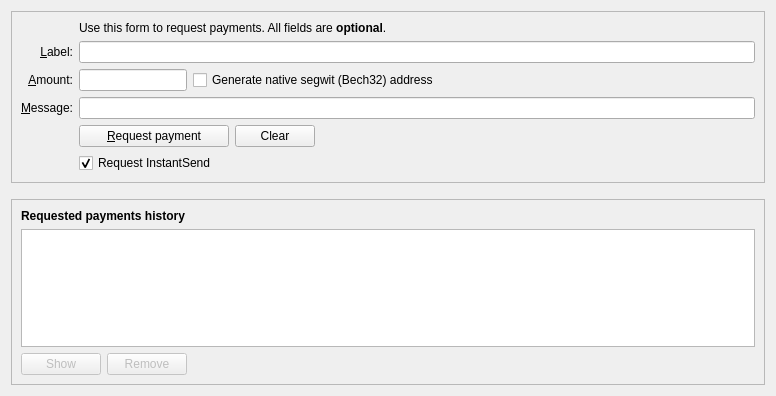
<?xml version="1.0" encoding="UTF-8"?>
<ui version="4.0">
 <class>ReceiveCoinsDialog</class>
 <widget class="QWidget" name="ReceiveCoinsDialog">
  <property name="geometry">
   <rect>
    <x>0</x>
    <y>0</y>
    <width>776</width>
    <height>396</height>
   </rect>
  </property>
  <layout class="QVBoxLayout" name="verticalLayout" stretch="0,0,1">
   <item>
    <widget class="QFrame" name="frame2">
     <property name="sizePolicy">
      <sizepolicy hsizetype="Preferred" vsizetype="Expanding">
       <horstretch>0</horstretch>
       <verstretch>0</verstretch>
      </sizepolicy>
     </property>
     <property name="frameShape">
      <enum>QFrame::StyledPanel</enum>
     </property>
     <property name="frameShadow">
      <enum>QFrame::Sunken</enum>
     </property>
     <layout class="QVBoxLayout" name="verticalLayout_3">
      <item>
       <layout class="QGridLayout" name="gridLayout">
        <item row="5" column="0">
         <widget class="QLabel" name="label">
          <property name="toolTip">
           <string>An optional amount to request. Leave this empty or zero to not request a specific amount.</string>
          </property>
          <property name="text">
           <string>&amp;Amount:</string>
          </property>
          <property name="alignment">
           <set>Qt::AlignRight|Qt::AlignTrailing|Qt::AlignVCenter</set>
          </property>
          <property name="buddy">
           <cstring>reqAmount</cstring>
          </property>
         </widget>
        </item>
        <item row="6" column="0">
         <widget class="QLabel" name="label_3">
          <property name="toolTip">
           <string>An optional message to attach to the payment request, which will be displayed when the request is opened. Note: The message will not be sent with the payment over the Globaltoken network.</string>
          </property>
          <property name="text">
           <string>&amp;Message:</string>
          </property>
          <property name="alignment">
           <set>Qt::AlignRight|Qt::AlignTrailing|Qt::AlignVCenter</set>
          </property>
          <property name="buddy">
           <cstring>reqMessage</cstring>
          </property>
         </widget>
        </item>
        <item row="4" column="2">
         <widget class="QLineEdit" name="reqLabel">
          <property name="toolTip">
           <string>An optional label to associate with the new receiving address.</string>
          </property>
         </widget>
        </item>
        <item row="2" column="2">
         <widget class="QLabel" name="label_5">
          <property name="text">
           <string>Use this form to request payments. All fields are &lt;b&gt;optional&lt;/b&gt;.</string>
          </property>
         </widget>
        </item>
        <item row="4" column="0">
         <widget class="QLabel" name="label_2">
          <property name="toolTip">
           <string>An optional label to associate with the new receiving address.</string>
          </property>
          <property name="text">
           <string>&amp;Label:</string>
          </property>
          <property name="alignment">
           <set>Qt::AlignRight|Qt::AlignTrailing|Qt::AlignVCenter</set>
          </property>
          <property name="buddy">
           <cstring>reqLabel</cstring>
          </property>
         </widget>
        </item>
        <item row="6" column="2">
         <widget class="QLineEdit" name="reqMessage">
          <property name="toolTip">
           <string>An optional message to attach to the payment request, which will be displayed when the request is opened. Note: The message will not be sent with the payment over the Globaltoken network.</string>
          </property>
         </widget>
        </item>
        <item row="7" column="2">
         <layout class="QHBoxLayout" name="horizontalLayout">
          <item>
           <widget class="QPushButton" name="receiveButton">
            <property name="minimumSize">
             <size>
              <width>150</width>
              <height>0</height>
             </size>
            </property>
            <property name="text">
             <string>&amp;Request payment</string>
            </property>
            <property name="icon">
             <iconset resource="../bitcoin.qrc">
              <normaloff>:/icons/receiving_addresses</normaloff>:/icons/receiving_addresses</iconset>
            </property>
           </widget>
          </item>
          <item>
           <widget class="QPushButton" name="clearButton">
            <property name="sizePolicy">
             <sizepolicy hsizetype="Minimum" vsizetype="Fixed">
              <horstretch>0</horstretch>
              <verstretch>0</verstretch>
             </sizepolicy>
            </property>
            <property name="toolTip">
             <string>Clear all fields of the form.</string>
            </property>
            <property name="text">
             <string>Clear</string>
            </property>
            <property name="icon">
             <iconset resource="../bitcoin.qrc">
              <normaloff>:/icons/remove</normaloff>:/icons/remove</iconset>
            </property>
            <property name="autoDefault">
             <bool>false</bool>
            </property>
           </widget>
          </item>
          <item>
           <spacer name="horizontalSpacer">
            <property name="orientation">
             <enum>Qt::Horizontal</enum>
            </property>
            <property name="sizeHint" stdset="0">
             <size>
              <width>40</width>
              <height>20</height>
             </size>
            </property>
           </spacer>
          </item>
         </layout>
        </item>
        <item row="7" column="0">
         <widget class="QLabel" name="label_7">
          <property name="text">
           <string/>
          </property>
         </widget>
        </item>
        <item row="8" column="2">
         <widget class="QCheckBox" name="checkUseInstantSend">
          <property name="text">
           <string>Request InstantSend</string>
          </property>
          <property name="checked">
           <bool>true</bool>
          </property>
         </widget>
        </item>
        <item row="5" column="2">
         <layout class="QHBoxLayout" name="horizontalLayout_6">
          <item>
           <widget class="BitcoinAmountField" name="reqAmount">
            <property name="sizePolicy">
             <sizepolicy hsizetype="Fixed" vsizetype="Fixed">
              <horstretch>0</horstretch>
              <verstretch>0</verstretch>
             </sizepolicy>
            </property>
            <property name="minimumSize">
             <size>
              <width>80</width>
              <height>0</height>
             </size>
            </property>
            <property name="maximumSize">
             <size>
              <width>1000</width>
              <height>100</height>
             </size>
            </property>
            <property name="toolTip">
             <string>An optional amount to request. Leave this empty or zero to not request a specific amount.</string>
            </property>
           </widget>
          </item>
          <item>
           <widget class="QCheckBox" name="useBech32">
            <property name="sizePolicy">
             <sizepolicy hsizetype="Fixed" vsizetype="Fixed">
              <horstretch>0</horstretch>
              <verstretch>0</verstretch>
             </sizepolicy>
            </property>
            <property name="maximumSize">
             <size>
              <width>1000</width>
              <height>16777215</height>
             </size>
            </property>
            <property name="focusPolicy">
             <enum>Qt::StrongFocus</enum>
            </property>
            <property name="toolTip">
             <string>Native segwit addresses (aka Bech32 or BIP-173) reduce your transaction fees later on and offer better protection against typos, but old wallets don't support them. When unchecked, an address compatible with older wallets will be created instead.</string>
            </property>
            <property name="text">
             <string>Generate native segwit (Bech32) address</string>
            </property>
           </widget>
          </item>
          <item>
           <spacer name="horizontalSpacer_3">
            <property name="orientation">
             <enum>Qt::Horizontal</enum>
            </property>
            <property name="sizeHint" stdset="0">
             <size>
              <width>0</width>
              <height>0</height>
             </size>
            </property>
           </spacer>
          </item>
         </layout>
        </item>
       </layout>
      </item>
     </layout>
    </widget>
   </item>
   <item>
    <spacer name="verticalSpacer_2">
     <property name="orientation">
      <enum>Qt::Vertical</enum>
     </property>
     <property name="sizeHint" stdset="0">
      <size>
       <width>20</width>
       <height>10</height>
      </size>
     </property>
    </spacer>
   </item>
   <item>
    <widget class="QFrame" name="frame">
     <property name="sizePolicy">
      <sizepolicy hsizetype="Preferred" vsizetype="Expanding">
       <horstretch>0</horstretch>
       <verstretch>0</verstretch>
      </sizepolicy>
     </property>
     <property name="frameShape">
      <enum>QFrame::StyledPanel</enum>
     </property>
     <property name="frameShadow">
      <enum>QFrame::Raised</enum>
     </property>
     <layout class="QVBoxLayout" name="verticalLayout_2">
      <item>
       <widget class="QLabel" name="label_6">
        <property name="font">
         <font>
          <weight>75</weight>
          <bold>true</bold>
         </font>
        </property>
        <property name="text">
         <string>Requested payments history</string>
        </property>
       </widget>
      </item>
      <item>
       <widget class="QTableView" name="recentRequestsView">
        <property name="contextMenuPolicy">
         <enum>Qt::CustomContextMenu</enum>
        </property>
        <property name="tabKeyNavigation">
         <bool>false</bool>
        </property>
        <property name="sortingEnabled">
         <bool>true</bool>
        </property>
       </widget>
      </item>
      <item>
       <layout class="QHBoxLayout" name="horizontalLayout_2">
        <item>
         <widget class="QPushButton" name="showRequestButton">
          <property name="enabled">
           <bool>false</bool>
          </property>
          <property name="toolTip">
           <string>Show the selected request (does the same as double clicking an entry)</string>
          </property>
          <property name="text">
           <string>Show</string>
          </property>
          <property name="icon">
           <iconset resource="../bitcoin.qrc">
            <normaloff>:/icons/edit</normaloff>:/icons/edit</iconset>
          </property>
          <property name="autoDefault">
           <bool>false</bool>
          </property>
         </widget>
        </item>
        <item>
         <widget class="QPushButton" name="removeRequestButton">
          <property name="enabled">
           <bool>false</bool>
          </property>
          <property name="toolTip">
           <string>Remove the selected entries from the list</string>
          </property>
          <property name="text">
           <string>Remove</string>
          </property>
          <property name="icon">
           <iconset resource="../bitcoin.qrc">
            <normaloff>:/icons/remove</normaloff>:/icons/remove</iconset>
          </property>
          <property name="autoDefault">
           <bool>false</bool>
          </property>
         </widget>
        </item>
        <item>
         <spacer name="horizontalSpacer_2">
          <property name="orientation">
           <enum>Qt::Horizontal</enum>
          </property>
          <property name="sizeHint" stdset="0">
           <size>
            <width>40</width>
            <height>20</height>
           </size>
          </property>
         </spacer>
        </item>
       </layout>
      </item>
     </layout>
    </widget>
   </item>
  </layout>
 </widget>
 <customwidgets>
  <customwidget>
   <class>BitcoinAmountField</class>
   <extends>QLineEdit</extends>
   <header>qt/bitcoinamountfield.h</header>
   <container>1</container>
  </customwidget>
 </customwidgets>
 <tabstops>
  <tabstop>reqLabel</tabstop>
  <tabstop>reqAmount</tabstop>
  <tabstop>useBech32</tabstop>
  <tabstop>reqMessage</tabstop>
  <tabstop>receiveButton</tabstop>
  <tabstop>clearButton</tabstop>
  <tabstop>recentRequestsView</tabstop>
  <tabstop>showRequestButton</tabstop>
  <tabstop>removeRequestButton</tabstop>
 </tabstops>
 <resources>
  <include location="../bitcoin.qrc"/>
 </resources>
 <connections/>
</ui>
